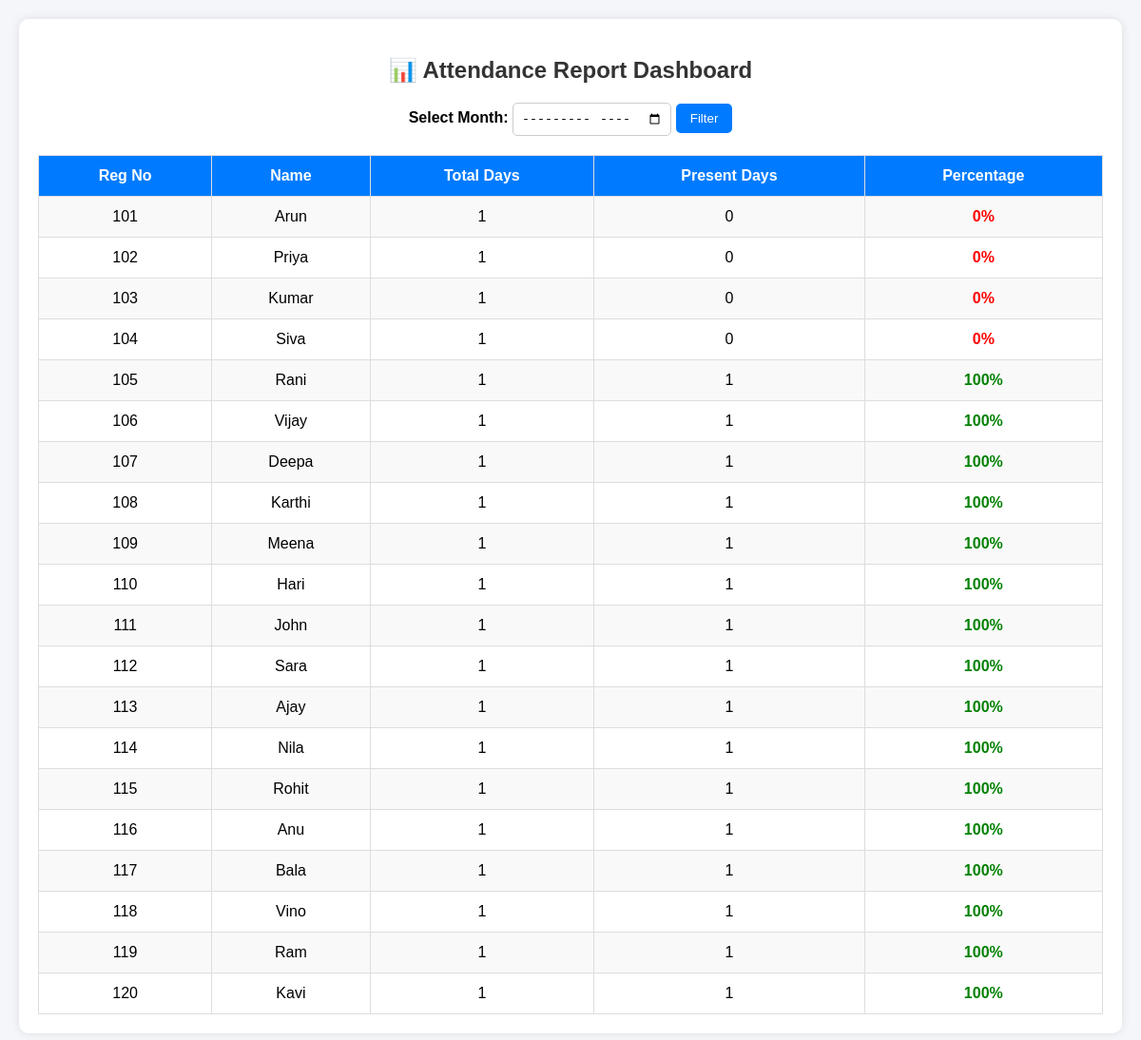
Screenshot of /attendance_report.php with the database file from the repository.
### tables this page shows
CREATE TABLE `students` (
  `student_id` int(11) NOT NULL,
  `reg_no` varchar(20) NOT NULL,
  `name` varchar(100) NOT NULL,
  `department` varchar(50) NOT NULL,
  `year` int(11) NOT NULL
);

### attendance_report.php (the view, shortened to what this page needs)
<?php
include "config.php";
$where = "";
$result = mysqli_query($conn, "
SELECT s.student_id, s.reg_no, s.name,
COUNT(a.student_id) AS total_days,
SUM(CASE WHEN a.status='Present' THEN 1 ELSE 0 END) AS present_days
FROM students s
LEFT JOIN attendance a ON s.student_id = a.student_id
$where
GROUP BY s.student_id, s.reg_no, s.name
");
?>
<!DOCTYPE html>
<html>
<head>
</head>
<body>
<div class="container">
<h2>📊 Attendance Report Dashboard</h2>
<div class="filter-box">
<form method="GET">
    <label><b>Select Month:</b></label>
    <input type="month" name="month">
    <button type="submit">Filter</button>
</form>
</div>
<table>
<tr>
    <th>Reg No</th>
    <th>Name</th>
    <th>Total Days</th>
    <th>Present Days</th>
    <th>Percentage</th>
</tr>
<?php while($row = mysqli_fetch_assoc($result)) {
$total = $row['total_days'];
$present = $row['present_days'];
$percent = ($total > 0) ? ($present / $total) * 100 : 0;
$class = ($percent >= 75) ? "percent-high" : "percent-low";
?>
<tr>
    <td><?php echo $row['reg_no']; ?></td>
    <td><?php echo $row['name']; ?></td>
    <td><?php echo $total; ?></td>
    <td><?php echo $present; ?></td>
    <td class="<?php echo $class; ?>">
        <?php echo round($percent, 2); ?>%
    </td>
</tr>
<?php } ?>
</table>
</div>
</body>
</html>

### attendance_report.php (style rules this page uses)
body { font-family: Arial; background:#f4f6f9; margin:0; padding:20px; }
.container { background:white; padding:20px; border-radius:10px; box-shadow:0 0 10px rgba(0,0,0,0.1); }
h2 { text-align:center; color:#333; }
.filter-box { text-align:center; margin-bottom:20px; }
input[type="month"] { padding:8px; border:1px solid #ccc; border-radius:5px; }
button { padding:8px 15px; border:none; background:#007bff; color:white; border-radius:5px; cursor:pointer; }
table { width:100%; border-collapse:collapse; }
th, td { padding:12px; text-align:center; border:1px solid #ddd; }
th { background:#007bff; color:white; }
tr:nth-child(even) { background:#f9f9f9; }
.percent-high { color:green; font-weight:bold; }
.percent-low { color:red; font-weight:bold; }

### rows the page displays
students: reg_no "101", name "Arun", total "1", present "0", percent "0"
students: reg_no "102", name "Priya", total "1", present "0", percent "0"
students: reg_no "103", name "Kumar", total "1", present "0", percent "0"
students: reg_no "104", name "Siva", total "1", present "0", percent "0"
students: reg_no "105", name "Rani", total "1", present "1", percent "100"
students: reg_no "106", name "Vijay", total "1", present "1", percent "100"
students: reg_no "107", name "Deepa", total "1", present "1", percent "100"
students: reg_no "108", name "Karthi", total "1", present "1", percent "100"
students: reg_no "109", name "Meena", total "1", present "1", percent "100"
students: reg_no "110", name "Hari", total "1", present "1", percent "100"
students: reg_no "111", name "John", total "1", present "1", percent "100"
students: reg_no "112", name "Sara", total "1", present "1", percent "100"
students: reg_no "113", name "Ajay", total "1", present "1", percent "100"
students: reg_no "114", name "Nila", total "1", present "1", percent "100"
students: reg_no "115", name "Rohit", total "1", present "1", percent "100"
students: reg_no "116", name "Anu", total "1", present "1", percent "100"
students: reg_no "117", name "Bala", total "1", present "1", percent "100"
students: reg_no "118", name "Vino", total "1", present "1", percent "100"
students: reg_no "119", name "Ram", total "1", present "1", percent "100"
students: reg_no "120", name "Kavi", total "1", present "1", percent "100"
